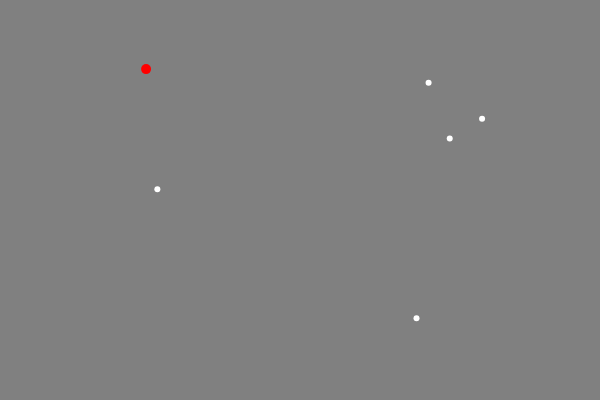
Frame 1 (no input)
Frame 60 (no input): identical to frame 1, image omitted
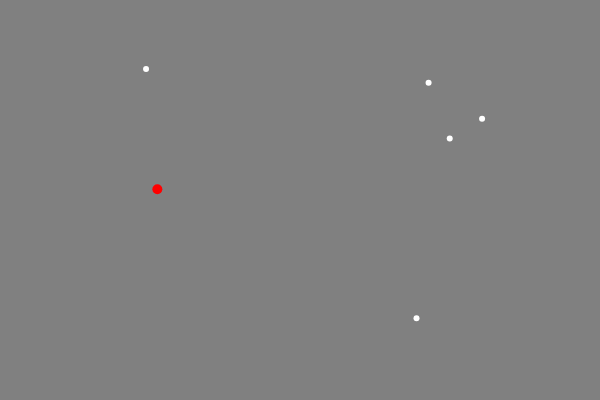
Frame 120 (the mouse pressed at the canvas centre since frame 60)

The p5.js sketch that drew these frames (run headless with seeded random() and noise() and a simulated clock; from frame 60 on, the mouse is pressed at the canvas centre):

// p5.js sketch
// ── sketch.js
let points = [];
let dMouse = [];
let closest;
let drawVertices = [];

function setup(){
  createCanvas(600, 400);
  for(let i=0; i<6; i++){
    points[i] = {
      x:random(0, width),
      y:random(0, height)
    }
  }
  console.log(points);

  colorMode(HSB);
}

function draw(){
  background(50);
  stroke(255);
  strokeWeight(6);

  drawPoints();
  shapes();
}

function drawPoints(){
  for(let i=0; i<points.length; i++){
    point(
      points[i].x,
      points[i].y
    )

    let d = dist(
      points[i].x,
      points[i].y,
      mouseX,
      mouseY
    );
    dMouse.push(d);
  }

  let minimum = min(dMouse);
  closest = dMouse.indexOf(minimum);

  stroke(0, 100, 100);
  strokeWeight(10);
  point(
    points[closest].x,
    points[closest].y
  );

  dMouse.splice(0, dMouse.length);
}

function mouseClicked(){
    drawVertices.push(closest);
    console.log(drawVertices);
}

function shapes(){
    fill(0, 0, 0);
    stroke(0, 0, 100);
    strokeWeight(3);
    let crossingNumber = 0;

    if(drawVertices.length > 0){
      for(i=0; i<drawVertices.length-1; i++){
        if( ((points[drawVertices[i]].y <= mouseY) && (points[drawVertices[i+1]].y > mouseY))
         || ((points[drawVertices[i]].y > mouseY) && (points[drawVertices[i+1]].y <= mouseY)) ){
          let vt = (mouseY - points[drawVertices[i]].y) / (points[drawVertices[i+1]].y - points[drawVertices[i]].y);
          if(mouseX < (points[drawVertices[i]].x + (vt * (points[drawVertices[i+1]].x - points[drawVertices[i]].x)))){
            crossingNumber++;
          }
        }
      }
    }

    if(crossingNumber%2 == 0){
      console.log("Mouse is out of the shape");
    }else if (crossingNumber%2 == 1) {
      console.log("Mouse is in the shape");
    }

    beginShape();
    for(let p = 0; p < drawVertices.length; p++){
      vertex(
        points[drawVertices[p]].x,
        points[drawVertices[p]].y
      );
    }
    endShape(CLOSE);
}

function shapes2(){
  fill(0, 0, 0);
  stroke(0, 0, 100);
  strokeWeight(3);

  for(i=0; i<points.length-1; i++){

  }
}

function isPointInPolygon(){

}
